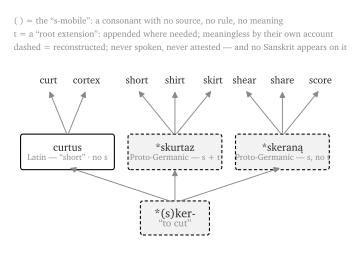

This figure's Python source:
#!/usr/bin/env python3
"""Figure A' — the pyramid's *(s)ker- tree, simplified (the kṛt fraud exhibit).

After the popular "Etymological Tree of Sker" chart: PIE *(s)ker- "to cut"
at the root — with TWO confessed devices in the notation itself:
  (s) — the "s-mobile": a consonant with no source, no rule, no meaning;
  -t- — the "root extension": appended where daughters demand it,
        meaningless by the pyramid's own handbooks.
No Sanskrit appears on the chart. The hidden atom is ⟪कृत्⟫ (kṛtī chedane,
Dhātupāṭha tudādi 6.171, "to cut") — the t is root-final; the s is the
mis-cut word boundary (saṃ-s-kṛta, namas-kāra, duṣ-kṛta).

Word data (from the pyramid's own chart / standard dictionaries):
  root     : *(s)ker- "to cut"                 [dashed]
  Latin    : curtus "short" (no s; t present)  → curt, cortex
  PGmc t   : *skurtaz "short" (s + t)          → short, shirt, skirt
  PGmc     : *skeraną "to shear" (s, no t)     → shear, share, score
"""
import sys
from pathlib import Path

sys.path.insert(0, str(Path(__file__).resolve().parent.parent))
from _shared.style import setup, FILL, ACCENT, EDGE  # noqa: E402

import matplotlib.pyplot as plt  # noqa: E402
from matplotlib.patches import FancyBboxPatch  # noqa: E402

OUT = Path(__file__).resolve().parent


def box(ax, x, y, text, sub=None, dashed=False, w=1.30, h=0.42, fs=8.0):
    style = dict(boxstyle="round,pad=0.06", linewidth=0.8,
                 edgecolor=EDGE, facecolor="white")
    if dashed:
        style.update(linestyle=(0, (3, 2)), facecolor="#f2f2f2")
    ax.add_patch(FancyBboxPatch((x - w / 2, y - h / 2), w, h, **style))
    if sub:
        ax.text(x, y + 0.075, text, ha="center", va="center",
                fontsize=fs, style="italic", color=FILL)
        ax.text(x, y - 0.115, sub, ha="center", va="center",
                fontsize=fs - 1.6, color=ACCENT)
    else:
        ax.text(x, y, text, ha="center", va="center",
                fontsize=fs, style="italic", color=FILL)


def arrow(ax, x0, y0, x1, y1):
    ax.annotate("", xy=(x1, y1), xytext=(x0, y0),
                arrowprops=dict(arrowstyle="-|>", color=ACCENT,
                                linewidth=0.7, shrinkA=2, shrinkB=2))


def main():
    fig, ax = setup(figsize=(4.5, 3.3))
    ax.set_xlim(-4.0, 4.1)
    ax.set_ylim(-0.45, 4.35)
    ax.axis("off")

    # --- root: the phantom, with both devices in the notation ---
    box(ax, 0.0, 0.25, "*(s)ker-", sub="“to cut”",
        dashed=True, w=1.55, h=0.55, fs=9.0)

    # --- branch-heads ---
    heads = [
        (-2.6, 1.55, "curtus", "Latin — “short” · no s", False),
        (0.0,  1.55, "*skurtaz", "Proto-Germanic — s + t", True),
        (2.6,  1.55, "*skeraną", "Proto-Germanic — s, no t", True),
    ]
    for x, y, t, s, d in heads:
        box(ax, x, y, t, sub=s, dashed=d, w=2.15, h=0.58)
        arrow(ax, 0.0, 0.55, x, y - 0.30)

    # --- leaves (plain text, like the popular chart's outer ring) ---
    leaves = {
        -2.6: ["curt", "cortex"],
        0.0:  ["short", "shirt", "skirt"],
        2.6:  ["shear", "share", "score"],
    }
    for hx, words in leaves.items():
        n = len(words)
        for i, w_ in enumerate(words):
            lx = hx + (i - (n - 1) / 2) * 0.92
            ly = 2.95
            ax.text(lx, ly, w_, ha="center", va="center", fontsize=7.6,
                    style="italic", color=FILL)
            arrow(ax, hx, 1.87, lx, ly - 0.16)

    # --- legend: the confessions ---
    ax.text(-3.9, 4.12, "( ) = the “s-mobile”: a consonant with no source, "
            "no rule, no meaning",
            fontsize=6.6, color=ACCENT, ha="left", va="center")
    ax.text(-3.9, 3.86, "t = a “root extension”: appended where needed; "
            "meaningless by their own account",
            fontsize=6.6, color=ACCENT, ha="left", va="center")
    ax.text(-3.9, 3.60, "dashed = reconstructed; never spoken, never attested "
            "— and no Sanskrit appears on it",
            fontsize=6.6, color=ACCENT, ha="left", va="center")

    for name in ("sker_pie_tree.from-py-cd.svg", "sker_pie_tree.svg"):
        fig.savefig(OUT / name, bbox_inches="tight")
    print("wrote", OUT / "sker_pie_tree.svg")


if __name__ == "__main__":
    main()
